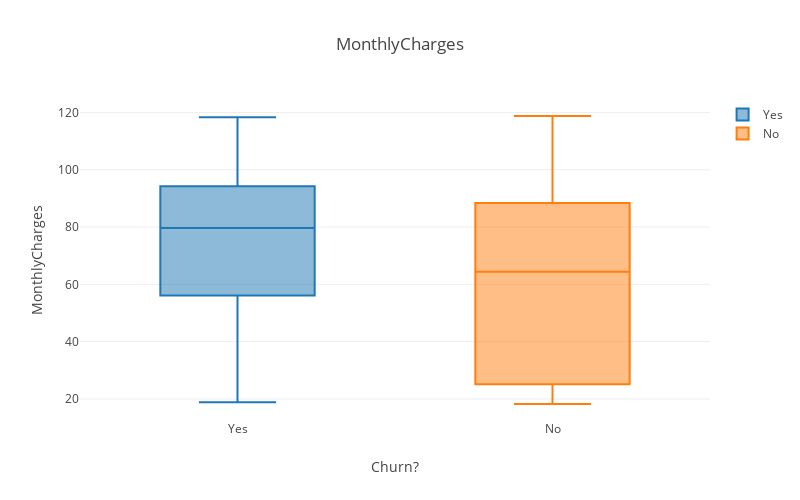

Here is the notebook cell this chart was saved with:
### Code cell
figs = []

for churn in churns:
    figs.append(
        go.Box(
            y = df.loc[(df['Churn']==churn),'MonthlyCharges'],
            name = churn
        )
    )
layout = go.Layout(
    title = "MonthlyCharges",
    xaxis = {"title" : "Churn?"},
    yaxis = {"title" : "MonthlyCharges"},
    width=800,
    height=500
)

fig = go.Figure(data=figs, layout=layout)
py.offline.iplot(fig)

### Figure 1 — Plotly figure (JSON) as saved in the notebook; plotly's stock layout.template omitted (floating-point values rounded to 4 significant figures; data arrays with more than 128 entries replaced by an {"elided": "..."} marker saying what was removed)
{"data": [{"name": "Yes", "y": {"elided": "1869 float values"}, "type": "box", "uid": "054aefa2-9f51-11ef-aaac-0242ac130202"}, {"name": "No", "y": {"elided": "5174 float values"}, "type": "box", "uid": "054af470-9f51-11ef-aaac-0242ac130202"}], "layout": {"height": 500, "title": {"text": "MonthlyCharges"}, "width": 800, "xaxis": {"title": {"text": "Churn?"}, "type": "category", "range": [-0.5, 1.5], "autorange": true}, "yaxis": {"title": {"text": "MonthlyCharges"}, "type": "linear", "range": [12.67, 124.3], "autorange": true}}}
